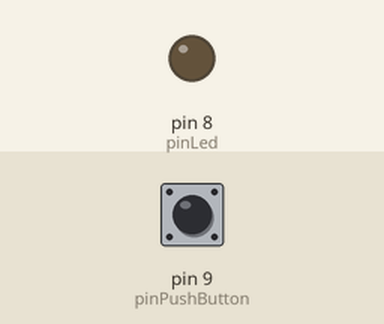
Simulated run of this sketch. Board: Arduino Uno, built with avr-gcc and run on an emulated ATmega328P. Parts: output pins drawn as LEDs (lit = HIGH). The inputs (shaded band) are chosen by the test bench; at power-on: pin 9 (pinPushButton) LOW.

Above: at 1.2 s.
1.3 s: pin 9 (pinPushButton) pulled HIGH for 0.15 s
At 1.37 s:
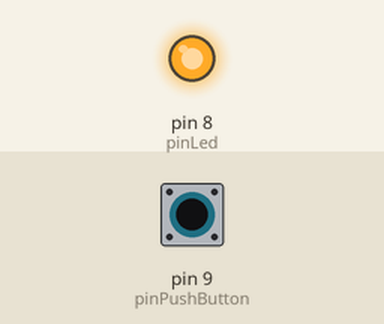
2.9 s: pin 9 (pinPushButton) pulled HIGH for 3.2 s
At 6.9 s:
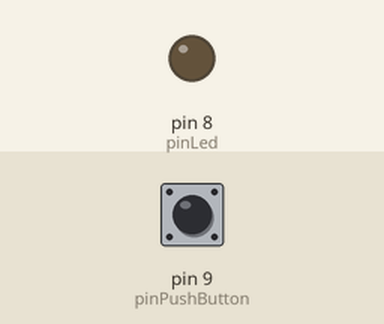
Timing chart, 0 to 8.4 s (numbered marks = the images above; inputs shaded):
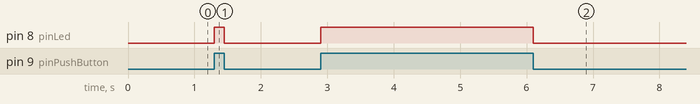

The sketch:

test_button.ino
```cpp
 const int pinPushButton = 9;
const int pinLed = 8;
int buttonState = 0;

 void setup() {
  // put your setup code here, to run once:
  pinMode (pinLed, OUTPUT);
  pinMode (pinPushButton, INPUT);
}

void loop() {
  // put your main code here, to run repeatedly:
  //jika pin 9 dapat sinyal digital (1/5V)
  //maka pin 8 keluarkan 1/5V
  buttonState = digitalRead(pinPushButton);

  //check if the pushbutton is pressed. If it is, the buttonstate is HIGH:
  if (buttonState == HIGH){
    //turn LED on:
    digitalWrite(pinLed, HIGH);
  } else {
    //turn LED off:
    digitalWrite(pinLed, LOW);
  }
}
```

Measured:
- after the input at 1.3 s, pin 8 (pinLed): LOW → HIGH at once, → LOW 0.15 s later
- after the input at 2.9 s, pin 8 (pinLed): LOW → HIGH at once, → LOW 3.2 s later
